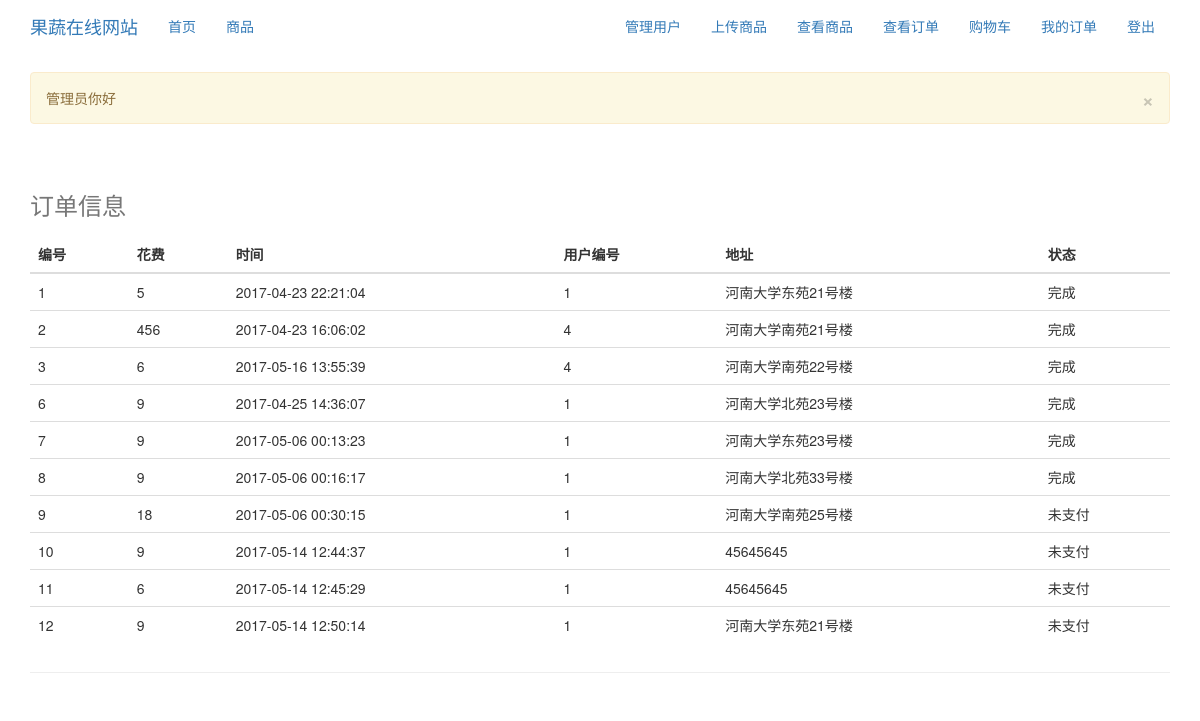
Screenshot of /admin_order (signed in) with the database file from the repository.
### app/models.py (models this page shows, shortened)
class Order(db.Model):
    id = db.Column(db.Integer, primary_key=True)
    cost = db.Column(db.Integer)
    time = db.Column(db.DateTime)
    user_id = db.Column(db.Integer, db.ForeignKey('user.id'))
    address = db.Column(db.String(30))
    status = db.Column(db.String(5))  # 订单属性:购物车,未支付,待发货,已发货,完成
    items = db.relationship('OrderItem', backref='order', lazy='dynamic')

### app/views.py (the view)
@app.route('/admin_order')
@login_required
def admin_order():
    if g.user.is_admin():
        flash("管理员你好")
    else:
        flash("不是管理员,不能进入该页面")
        return redirect(url_for('goods'))
    allorder = Order.query.filter(Order.status != '购物车').all()
    return render_template('admin_order.html', allorder=allorder)

### app/models.py (called while the page is built)
    def is_admin(self):
        return self.admin

### app/views.py (called while the page is built)
@app.before_request
def before_request():
    g.user = current_user

@lm.user_loader
def load_user(id):
    return User.query.get(int(id))

### app/templates/admin_order.html
{% extends "base.html" %}
{% block page_content %}
    <div class="page-header">
        <table class="table">
            <caption><h3>订单信息</h3></caption>
            <thead>
            <tr>
                <th>编号</th>
                <th>花费</th>
                <th>时间</th>
                <th>用户编号</th>
                <th>地址</th>
                <th>状态</th>
            </tr>
            </thead>
            <tbody>
            {% for user in allorder %}
                <tr>
                    <td>{{ user.id }}</td>
                    <td>{{ user.cost }}</td>
                    <td>{{ user.time }}</td>
                    <td>{{ user.user_id }}</td>
                    <td>{{ user.address }}</td>
                    <td>{{ user.status }}</td>
                </tr>
            {% endfor %}
            </tbody>
        </table>
    </div>
{% endblock %}

### rows the page displays
Order: id "1", cost "5", time "2017-04-23 22:21:04", user_id "1", address "河南大学东苑21号楼", status "完成"
Order: id "2", cost "456", time "2017-04-23 16:06:02", user_id "4", address "河南大学南苑21号楼", status "完成"
Order: id "3", cost "6", time "2017-05-16 13:55:39", user_id "4", address "河南大学南苑22号楼", status "完成"
Order: id "6", cost "9", time "2017-04-25 14:36:07", user_id "1", address "河南大学北苑23号楼", status "完成"
Order: id "7", cost "9", time "2017-05-06 00:13:23", user_id "1", address "河南大学东苑23号楼", status "完成"
Order: id "8", cost "9", time "2017-05-06 00:16:17", user_id "1", address "河南大学北苑33号楼", status "完成"
Order: id "9", cost "18", time "2017-05-06 00:30:15", user_id "1", address "河南大学南苑25号楼", status "未支付"
Order: id "10", cost "9", time "2017-05-14 12:44:37", user_id "1", address "45645645", status "未支付"
Order: id "11", cost "6", time "2017-05-14 12:45:29", user_id "1", address "45645645", status "未支付"
Order: id "12", cost "9", time "2017-05-14 12:50:14", user_id "1", address "河南大学东苑21号楼", status "未支付"

### other values shown
{{ message }} "管理员你好"
